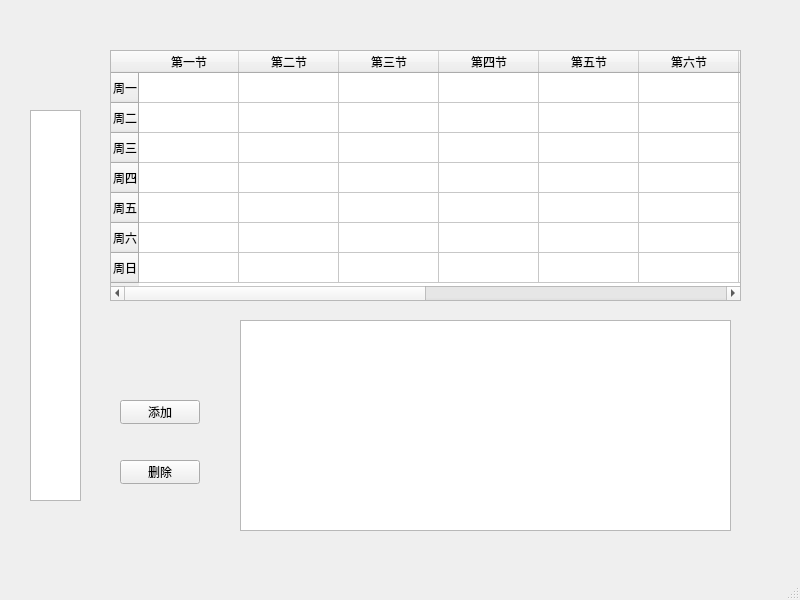
<?xml version="1.0" encoding="UTF-8"?>
<ui version="4.0">
 <class>myclass</class>
 <widget class="QMainWindow" name="myclass">
  <property name="geometry">
   <rect>
    <x>0</x>
    <y>0</y>
    <width>800</width>
    <height>600</height>
   </rect>
  </property>
  <property name="windowTitle">
   <string>MainWindow</string>
  </property>
  <widget class="QWidget" name="centralwidget">
   <widget class="QTableWidget" name="classtableWidget">
    <property name="geometry">
     <rect>
      <x>110</x>
      <y>50</y>
      <width>631</width>
      <height>251</height>
     </rect>
    </property>
    <row>
     <property name="text">
      <string>周一</string>
     </property>
    </row>
    <row>
     <property name="text">
      <string>周二</string>
     </property>
    </row>
    <row>
     <property name="text">
      <string>周三</string>
     </property>
    </row>
    <row>
     <property name="text">
      <string>周四</string>
     </property>
    </row>
    <row>
     <property name="text">
      <string>周五</string>
     </property>
    </row>
    <row>
     <property name="text">
      <string>周六</string>
     </property>
    </row>
    <row>
     <property name="text">
      <string>周日</string>
     </property>
    </row>
    <column>
     <property name="text">
      <string>第一节</string>
     </property>
    </column>
    <column>
     <property name="text">
      <string>第二节</string>
     </property>
    </column>
    <column>
     <property name="text">
      <string>第三节</string>
     </property>
    </column>
    <column>
     <property name="text">
      <string>第四节</string>
     </property>
    </column>
    <column>
     <property name="text">
      <string>第五节</string>
     </property>
    </column>
    <column>
     <property name="text">
      <string>第六节</string>
     </property>
    </column>
    <column>
     <property name="text">
      <string>第七节</string>
     </property>
    </column>
    <column>
     <property name="text">
      <string>第八节</string>
     </property>
    </column>
    <column>
     <property name="text">
      <string>第九节</string>
     </property>
    </column>
    <column>
     <property name="text">
      <string>第十节</string>
     </property>
    </column>
    <column>
     <property name="text">
      <string>第十一节</string>
     </property>
    </column>
    <column>
     <property name="text">
      <string>第十二节</string>
     </property>
    </column>
   </widget>
   <widget class="QListWidget" name="finallistWidget">
    <property name="geometry">
     <rect>
      <x>240</x>
      <y>320</y>
      <width>491</width>
      <height>211</height>
     </rect>
    </property>
   </widget>
   <widget class="QPushButton" name="addpushButton">
    <property name="geometry">
     <rect>
      <x>120</x>
      <y>400</y>
      <width>80</width>
      <height>24</height>
     </rect>
    </property>
    <property name="text">
     <string>添加</string>
    </property>
   </widget>
   <widget class="QPushButton" name="deletepushButton">
    <property name="geometry">
     <rect>
      <x>120</x>
      <y>460</y>
      <width>80</width>
      <height>24</height>
     </rect>
    </property>
    <property name="text">
     <string>删除</string>
    </property>
   </widget>
   <widget class="QListWidget" name="classlistWidget">
    <property name="geometry">
     <rect>
      <x>30</x>
      <y>110</y>
      <width>51</width>
      <height>391</height>
     </rect>
    </property>
   </widget>
  </widget>
  <widget class="QStatusBar" name="statusbar"/>
 </widget>
 <resources/>
 <connections/>
</ui>
